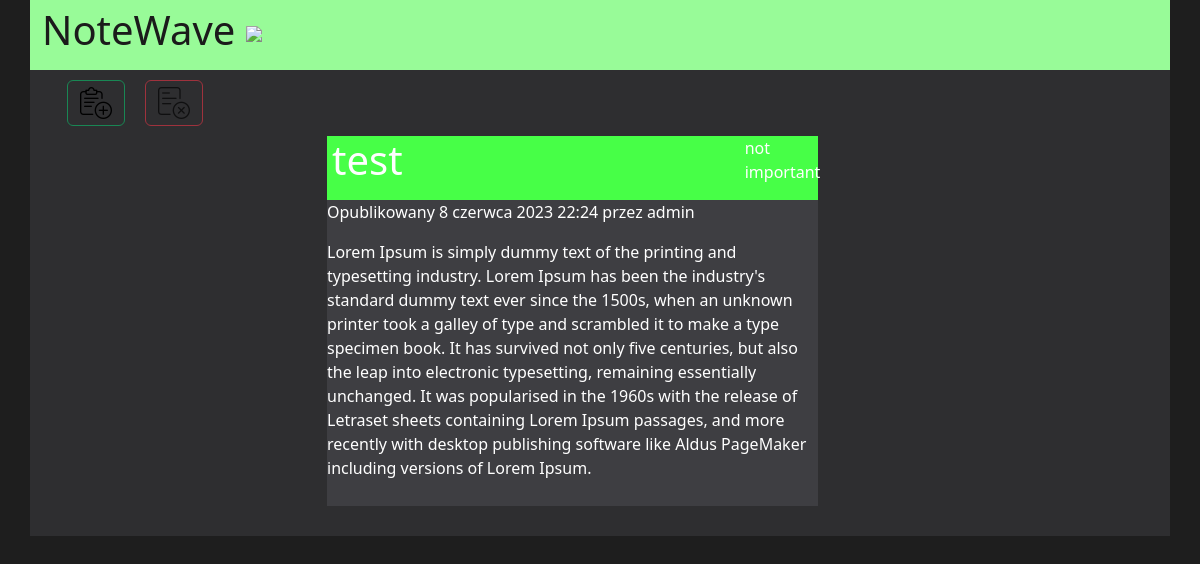
/detail/3, run on the app's committed database.
### project/models.py (models this page shows, shortened)
class Post(models.Model):
    STATUS_CHOICES = (
        ('very important', 'Bardzo Ważne'),
        ('important','Ważne'),
        ('not as important', 'Nie tak ważne'),
        ('not important', 'Nieważne'),
    )
    tytul = models.CharField(max_length=100)
    tresc = models.TextField()
    data_utworzenia = models.DateTimeField(default=timezone.now())
    autor = models.ForeignKey(User, on_delete=models.CASCADE)
    priorytet = models.CharField(max_length=20,choices=STATUS_CHOICES,default='draft')

### project/views.py (the view)
# urls.py: path('detail/<int:pk>', post_detail.as_view(), name='detail'),
class post_detail(DetailView):
    model = Post
    template_name = 'project/post/detail.html'

### project/templates/project/post/detail.html (shortened to what this page needs)
{% load static %}
<!doctype html>
<html lang="en">
  <head>
    <link href="https://cdn.jsdelivr.net/npm/bootstrap@5.3.0-alpha3/dist/css/bootstrap.min.css" rel="stylesheet">
    <link href="{% static 'css/style.css' %}" rel="stylesheet">
</head>
  <body>
     <header class="container-xl">
         <div class="name"><a href="..">NoteWave <img src="{% static 'photos/notes.png' %}"></a> </div>
        </header>
        <main class="container-xl">
          <div class="panel">
            <div class="buttons">
                 <div class="add">
                      <button type="button" class="btn btn-outline-success"><a href="/add_post"><img src="{% static 'photos/add.png' %}" alt="add"></a></button>
                 </div>
                 <div class="remove">
                      <button type="button" class="btn btn-outline-danger" disabled><a href=""><img src="{% static 'photos/remove.png' %}" alt="remove"></a></button>
                 </div>
             </div>
          </div>
          <div class="container-xl">
        <div class="conten">
            <div class="head" id="colo">
                <h1>{{ post.tytul }}</h1>
                <p id="name">{{ post.priorytet }}</p>
            </div>
        <p>Opublikowany {{ post.data_utworzenia }} przez {{ post.autor }}</p>
        <div class="souce">{{ post.tresc|linebreaks }}</div>
        </div>
    </div>
        </main>

### project/static/css/style.css (style rules this page uses)
body { background-color: #1e1e1e; margin: 0px; padding: 0px; }
header,footer,main { background-color: #2e2e30; }
header { height: 70px; display: flex; flex-wrap: wrap; background-color: #98FB98; margin: 0px 0px 0px 5px; }
div.name>a { font-size: 40px; color: #1b1b1b; text-decoration: none; }
div.panel { display: flex; flex-wrap: wrap; margin: auto; padding: auto; }
div.panel>div { padding-left:15px; }
div.add { padding-left:10px; padding-right: 20px; }
div.conten { margin-top:10px; color: white; background-color: #3e3e42; margin-left:25%; margin-right: 30%; }
div.buttons { padding-top:10px; width: 30%; display: flex; }
div.head { display: flex; background-color: #FED8B1; }
div.head>p { width: 15%; margin-left: 15px; }
div.head>h1 { width: 85%; margin-left: 5px; }
div.souce { padding-bottom: 10px; }
div.container-xl { padding-bottom: 30px; }

### data on the page
Post: tytul "test", priorytet "not important", data_utworzenia "8 czerwca 2023 22:24", autor "admin", tresc "Lorem Ipsum is simply dummy text of the printing and typesetting industry. Lorem Ipsum has been the industry's standard dummy text ever since the 1500s, when an unknown printer took a galley of type and scrambled it to make a type specimen book. It has survived not only five centuries, but also the leap into electronic typesetting, remaining essentially unchanged. It was popularised in the 1960s with the release of Letraset sheets containing Lorem Ipsum passages, and more recently with desktop publishing software like Aldus PageMaker including versions of Lorem Ipsum."
